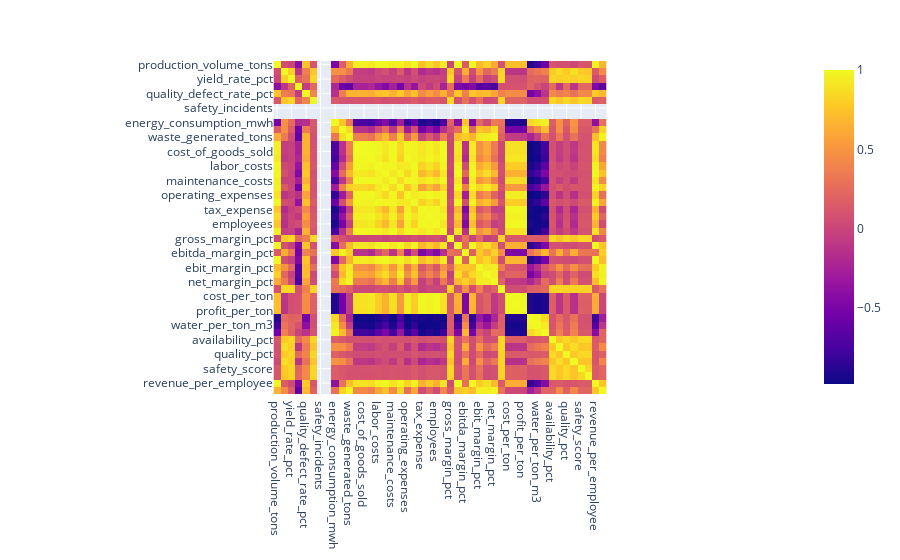

The notebook cell this image was saved under:
### Code cell
# correlações entre variáveis numéricas
num_data=data[var_numericas]
fig = px.imshow(num_data.corr(),text_auto=True)
fig.show()
# print(num_data.corr())

### Figure 1 — Plotly figure (JSON) as saved in the notebook; plotly's stock layout.template omitted (floating-point values rounded to 4 significant figures; data arrays with more than 128 entries replaced by an {"elided": "..."} marker saying what was removed)
{"data": [{"coloraxis": "coloraxis", "hovertemplate": "x: %{x}<br>y: %{y}<br>color: %{z}<extra></extra>", "name": "0", "texttemplate": "%{z}", "type": "heatmap", "x": ["production_volume_tons", "capacity_utilization_pct", "yield_rate_pct", "downtime_hours", "quality_defect_rate_pct", "batch_success_rate_pct", "safety_incidents", "environmental_violations", "energy_consumption_mwh", "water_usage_cubic_meters", "waste_generated_tons", "revenue", "cost_of_goods_sold", "raw_material_costs", "labor_costs", "energy_costs", "maintenance_costs", "depreciation", "operating_expenses", "interest_expense", "tax_expense", "capacity_tons_per_year", "employees", "gross_profit", "gross_margin_pct", "ebitda", "ebitda_margin_pct", "ebit", "ebit_margin_pct", "net_income", "net_margin_pct", "production_efficiency_score", "cost_per_ton", "revenue_per_ton", "profit_per_ton", "energy_per_ton_mwh", "water_per_ton_m3", "waste_per_ton_produced", "availability_pct", "performance_pct", "quality_pct", "oee_pct", "safety_score", "environmental_score", "revenue_per_employee", "production_per_employee"], "xaxis": "x", "y": ["production_volume_tons", "capacity_utilization_pct", "yield_rate_pct", "downtime_hours", "quality_defect_rate_pct", "batch_success_rate_pct", "safety_incidents", "environmental_violations", "energy_consumption_mwh", "water_usage_cubic_meters", "waste_generated_tons", "revenue", "cost_of_goods_sold", "raw_material_costs", "labor_costs", "energy_costs", "maintenance_costs", "depreciation", "operating_expenses", "interest_expense", "tax_expense", "capacity_tons_per_year", "employees", "gross_profit", "gross_margin_pct", "ebitda", "ebitda_margin_pct", "ebit", "ebit_margin_pct", "net_income", "net_margin_pct", "production_efficiency_score", "cost_per_ton", "revenue_per_ton", "profit_per_ton", "energy_per_ton_mwh", "water_per_ton_m3", "waste_per_ton_produced", "availability_pct", "performance_pct", "quality_pct", "oee_pct", "safety_score", "environmental_score", "revenue_per_employee", "production_per_employee"], "yaxis": "y", "z": {"elided": "46x46 float values"}}], "layout": {"coloraxis": {"colorscale": [[0, "#0d0887"], [0.1111, "#46039f"], [0.2222, "#7201a8"], [0.3333, "#9c179e"], [0.4444, "#bd3786"], [0.5556, "#d8576b"], [0.6667, "#ed7953"], [0.7778, "#fb9f3a"], [0.8889, "#fdca26"], [1, "#f0f921"]]}, "margin": {"t": 60}, "xaxis": {"anchor": "y", "constrain": "domain", "domain": [0, 1], "scaleanchor": "y"}, "yaxis": {"anchor": "x", "autorange": "reversed", "constrain": "domain", "domain": [0, 1]}}}
